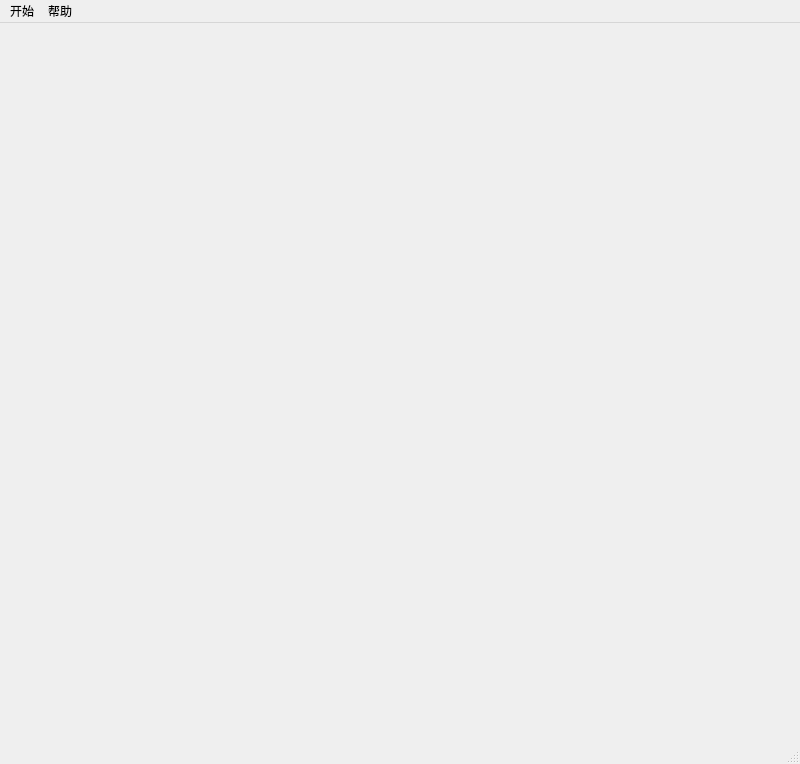
<?xml version="1.0" encoding="UTF-8"?>
<ui version="4.0">
 <class>GameCore</class>
 <widget class="QMainWindow" name="GameCore">
  <property name="geometry">
   <rect>
    <x>0</x>
    <y>0</y>
    <width>800</width>
    <height>764</height>
   </rect>
  </property>
  <property name="windowTitle">
   <string>MainWindow</string>
  </property>
  <widget class="QWidget" name="centralwidget">
   <layout class="QGridLayout" name="gridLayout">
    <item row="0" column="0">
     <widget class="QWidget" name="widget" native="true">
      <layout class="QHBoxLayout" name="horizontalLayout"/>
     </widget>
    </item>
   </layout>
  </widget>
  <widget class="QMenuBar" name="menubar">
   <property name="geometry">
    <rect>
     <x>0</x>
     <y>0</y>
     <width>800</width>
     <height>26</height>
    </rect>
   </property>
   <widget class="QMenu" name="menu">
    <property name="title">
     <string>开始</string>
    </property>
    <addaction name="actionQuit"/>
   </widget>
   <widget class="QMenu" name="menu_2">
    <property name="title">
     <string>帮助</string>
    </property>
    <addaction name="actionPlay"/>
   </widget>
   <addaction name="menu"/>
   <addaction name="menu_2"/>
  </widget>
  <widget class="QStatusBar" name="statusbar"/>
  <action name="actionQuit">
   <property name="text">
    <string>退出游戏</string>
   </property>
  </action>
  <action name="actionPlay">
   <property name="text">
    <string>游戏玩法</string>
   </property>
  </action>
 </widget>
 <resources/>
 <connections/>
</ui>
